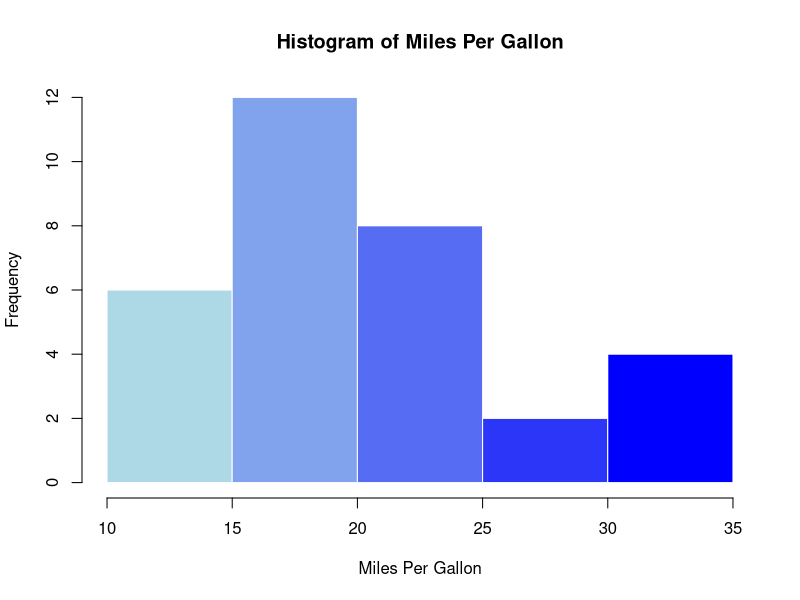

Here is the R script that generated this plot:
# histogram of the miles per gallon (mpg) in the mtcars dataset. 
# Use different shades of blue to represent the frequency of each bin. 
# Add appropriate title and labels to the plot.
# Calculate and display the mean and standard deviation of mpg on the plot.

data(mtcars)

hist(mtcars$mpg, breaks = 5, col = colorRampPalette(c('lightblue','blue'))(5),
     main = 'Histogram of Miles Per Gallon',
     xlab = 'Miles Per Gallon',
     ylab = 'Frequency', border = 'white')
